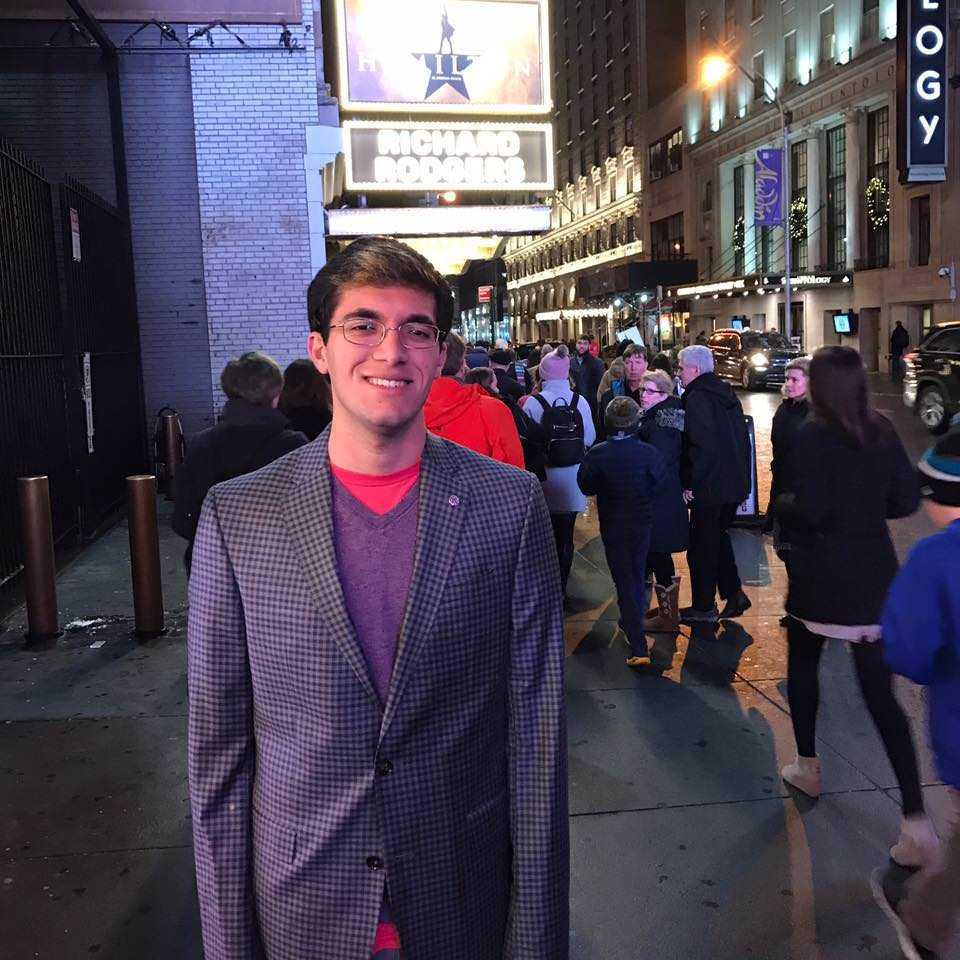
#> input picture deeplearning1/nbs/SVD_Img.jpg, 960 x 960 px
$ jupyter execute SVD_Color.ipynb   (shell and % lines are left out)
#> lines starting #> are read from the running program, lines starting #| are printed output that depends on the picture
[cell 1]
from numpy.linalg import svd
import numpy as np
from skimage import data
from skimage.color import rgb2gray
from skimage import img_as_float

[cell 2]
def reconstruct_svd(image,k):
    U,S,V = svd(image, full_matrices=False)
    reconst_matrix = np.dot(U[:,:k], np.dot(np.diag(S[:k]), V[:k,:]))

    return reconst_matrix, S

[cell 3]
import cv2
from PIL import Image
import pandas as pd

[cell 4]
import matplotlib.pyplot as plt

[cell 5]
orig_img = Image.open('SVD_Img.jpg')
#> orig_img is the input picture: PIL image 960x960 RGB; mean R, G, B 78.9, 70.1, 85.1

[cell 6]
plt.imshow(orig_img)

[cell 7]
img = np.array(orig_img)
#image = img / 255
plt.imshow(img)

image_red = img[:,:,0]
image_green = img[:,:,1]
image_blue = img[:,:,2]

plt.imshow(image_green)

[cell 8]
k = 128

reconst_img_red, s = reconstruct_svd(image_red, k)
#> in reconstruct_svd, `U,S,V = svd(image, full_matrices=False)`: S = 960 values, max 87111.2 at index 0, min 0.00666 at index 959, mean 538.8
#> s has the same summary as S in reconstruct_svd

reconst_img_green, s = reconstruct_svd(image_green, k)
#> call 2 of reconstruct_svd, with k = 128
#> in reconstruct_svd (call 2), `U,S,V = svd(image, full_matrices=False)`:
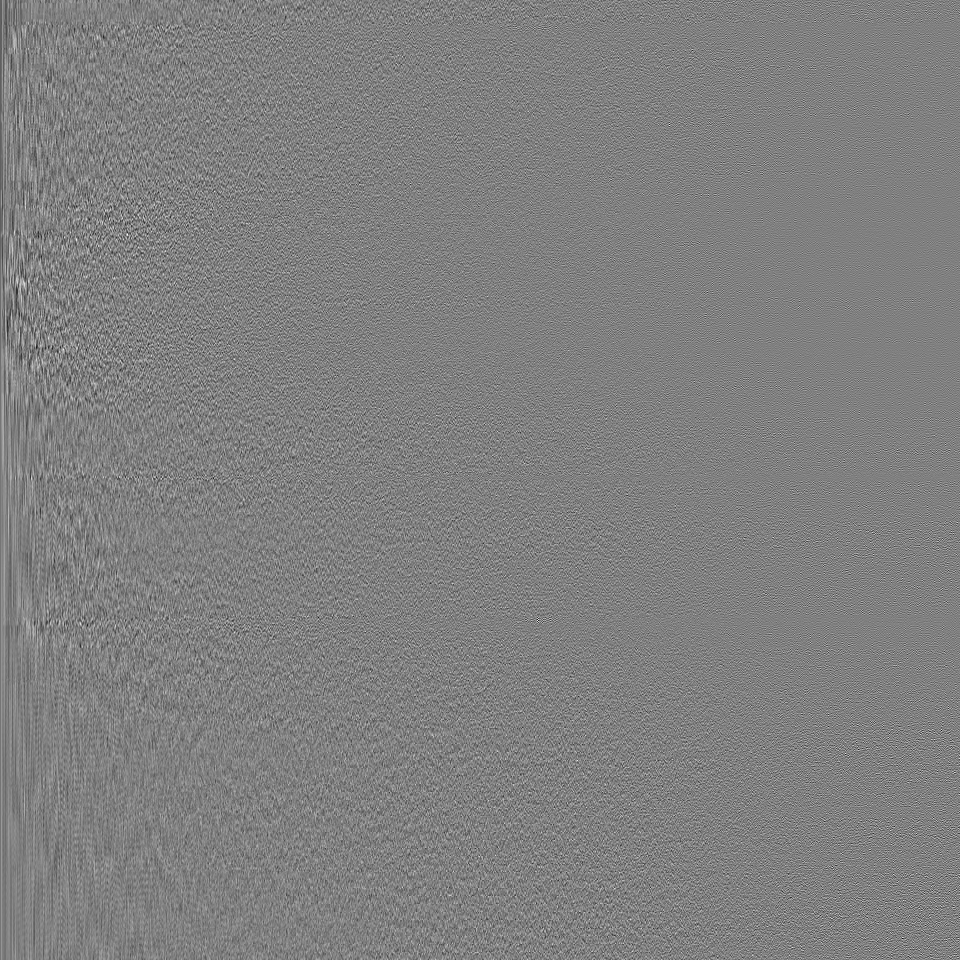
#> U: shape (960, 960) float64; min -0.218, max 0.215, mean -3e-06; drawn with min black and max white
#> in reconstruct_svd (call 2), `U,S,V = svd(image, full_matrices=False)`: S = 960 values, max 79333.3 at index 0, min 0.0134 at index 959, mean 506
#> in reconstruct_svd (call 2), `reconst_matrix = np.dot(U[:,:k], np.dot(np.diag(S[:k]), V[:k,:]))`:
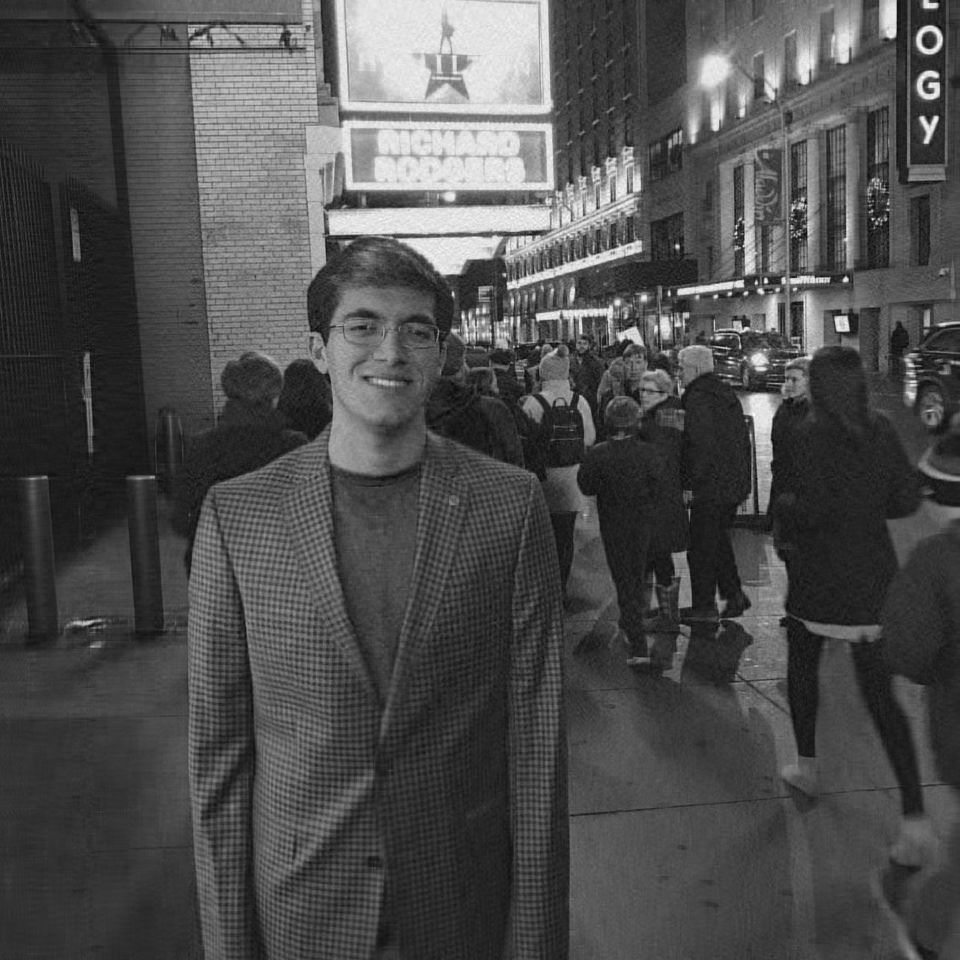
#> reconst_matrix: shape (960, 960) float64; min -26.32, max 287.6, mean 70.1; drawn with min black and max white
#> s has the same summary as S in reconstruct_svd

reconst_img_blue, s = reconstruct_svd(image_blue, k)
#> call 3 of reconstruct_svd, with k = 128
#> in reconstruct_svd (call 3), `U,S,V = svd(image, full_matrices=False)`: S = 960 values, max 92904.4 at index 0, min 0.00178 at index 959, mean 526.1
#> in reconstruct_svd (call 3), `reconst_matrix = np.dot(U[:,:k], np.dot(np.diag(S[:k]), V[:k,:]))`:
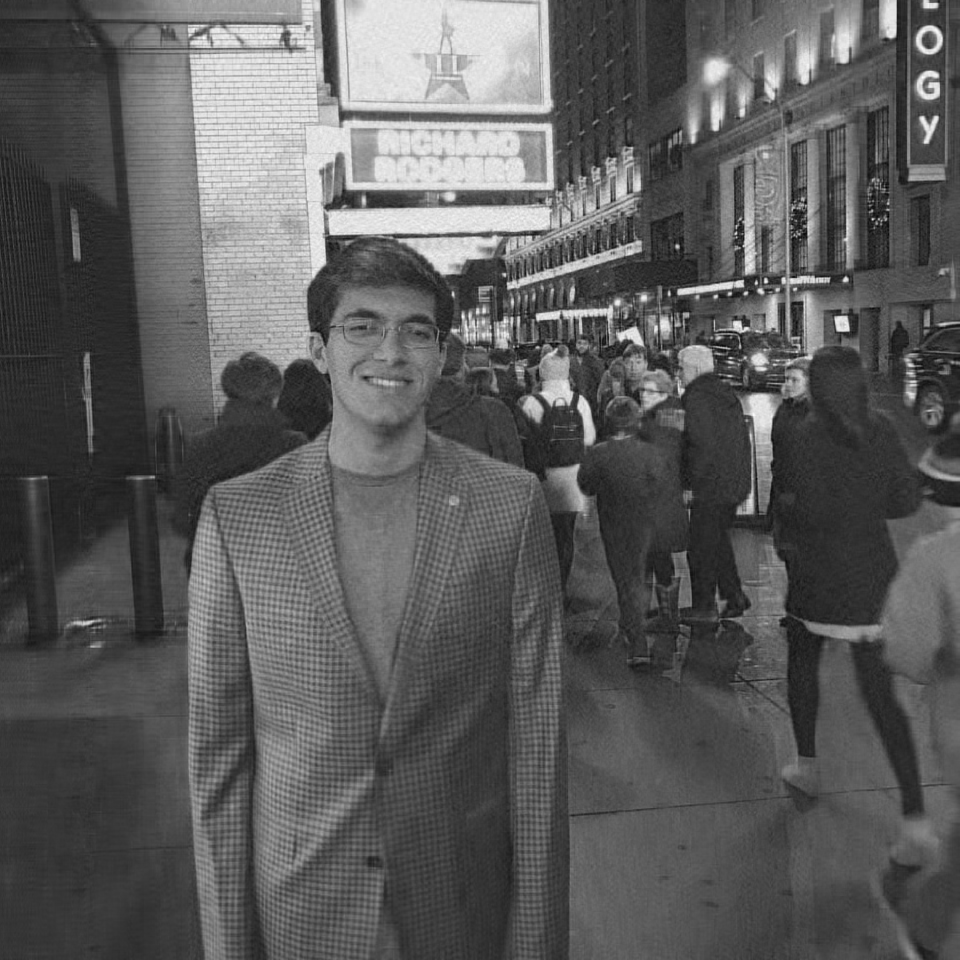
#> reconst_matrix: shape (960, 960) float64; min -30.45, max 289, mean 85.1; drawn with min black and max white
#> s has the same summary as S in reconstruct_svd
plt.imshow(reconst_img_blue)

[cell 9]
image_reconstructed = img #initialize
image_reconstructed[:,:,0] = reconst_img_red
image_reconstructed[:,:,1] = reconst_img_green
image_reconstructed[:,:,2] = reconst_img_blue
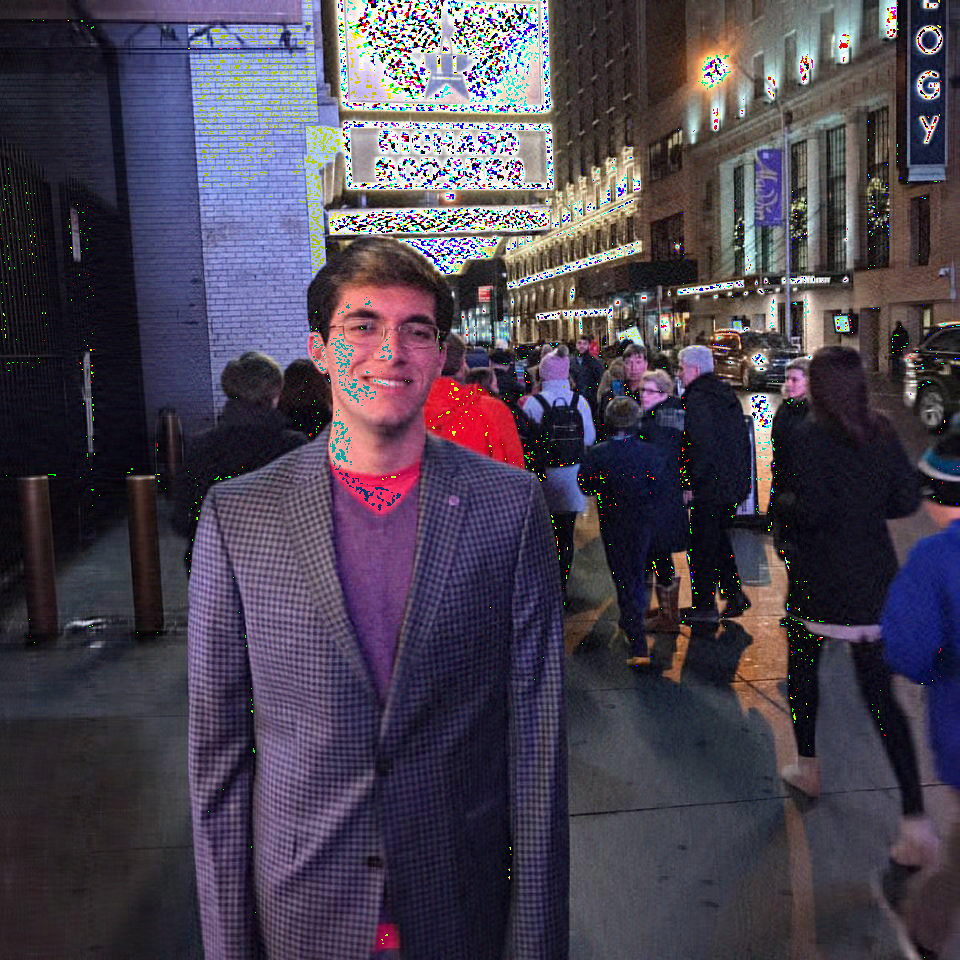
#> image_reconstructed: shape (960, 960, 3); mean R, G, B 75, 67.2, 81.8
plt.imshow(image_reconstructed)

[cell 10]
import os
current_dir = os.getcwd()

[cell 11]
imageDir = os.path.join(current_dir, "svd_image.jpg")
cv2.imwrite(imageDir, image_reconstructed)
#> Out = True
